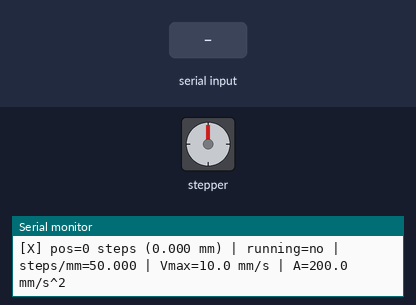
A sketch run on a simulated ESP32. On the bench: stepper motor, the last lines printed to the serial monitor. Inputs (shaded band) come from the test bench. Stepper angles assume 200 steps per turn.

Above: at 1.5 s.
1.6 s: "M90\n" received over Serial
At 2.06 s:
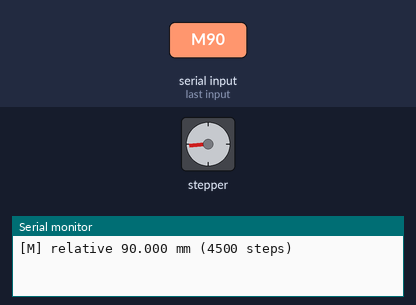
At 2.66 s:
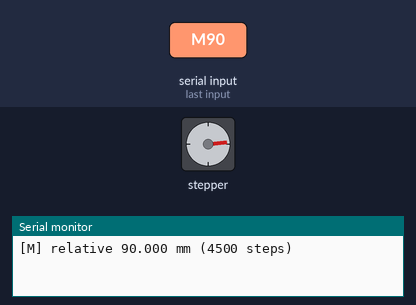
4.6 s: "G,45\n" received over Serial
7.6 s: "A,45\n" received over Serial
10.6 s: "A90\n" received over Serial
13.6 s: "G90\n" received over Serial
At 14.06 s:
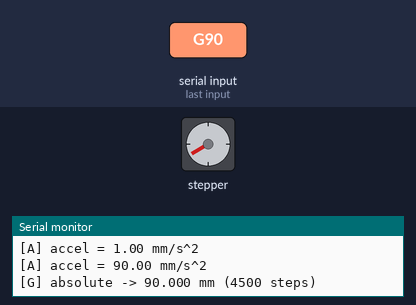
Timing chart, 0 to 20.6 s (numbered marks = the images above; inputs shaded):
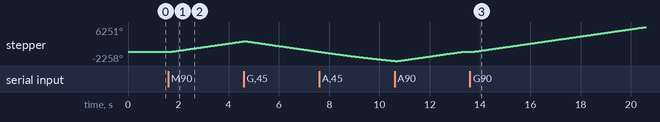

The sketch:

brain_x_test.ino
```cpp
/*
 * Brain firmware — STEP 2 (bench): X axis only
 * ----------------------------------------------
 * Target board: ESP32-DevKitC WROOM-32D ("the brain", §1).
 * Scope of THIS sketch: drive ONLY the X stepper through its A4988, using
 * FastAccelStepper. No homing, no endstops, no Y/Z — those pins are left alone.
 * (Maps to Plan §9 Stage 5 / step 28: "each axis does a clean move".)
 *
 * Pin map per IMPLEMENTATION_PLAN §4.2:
 *   X STEP = GPIO25,  X DIR = GPIO26,  ENABLE (shared A4988) = GPIO13 (active LOW)
 *
 * A4988 wiring reminder (§4.4): VMOT+100µF→12V, VDD→3.3V, RESET tied to SLEEP,
 * MS1/MS2/MS3 by jumpers (e.g. all HIGH = 1/16). Set Vref before powering motor.
 *
 * Library: "FastAccelStepper" by gin66 — install via Library Manager.
 *
 * ─── Serial command interface (115200, newline-terminated) ──────────────────
 *   M<mm>   relative move,   e.g.  M50   /  M-20.5
 *   G<mm>   absolute move,   e.g.  G0    /  G100
 *   V<mm/s> set max speed,   e.g.  V15
 *   A<mm/s2>set acceleration,e.g.  A300
 *   Z       set current position as zero (origin)
 *   P       print position (steps + mm) and settings
 *   X       STOP now (decelerate)
 *   N1 / N0 eNable / disable the driver (N0 lets you turn the screw by hand)
 *   C<mm>   calibration helper: command a known move, then measure with calipers
 *   ?       help
 */

#include "FastAccelStepper.h"

// ── Pins (brain WROOM-32D, §4.2) ────────────────────────────────────────────
#define X_STEP_PIN   25
#define X_DIR_PIN    26
#define ENABLE_PIN   13      // shared A4988 enable, ACTIVE LOW

// ── Calibration ─────────────────────────────────────────────────────────────
// steps_per_mm = (motor_steps × microstepping) / screw_lead_mm   (§5.2)
// FULL STEP (no MS jumpers on the CNC Shield): 200 × 1 / 4mm lead = 50.
// (If you later add all 3 MS jumpers = 1/16, change this to 800.)
// ADJUST after the C-command measurement — the real screw lead may differ!
float steps_per_mm = 50.0f;

// ── Conservative motion defaults (mm units, converted to steps below) ───────
float max_speed_mm_s = 10.0f;    // start slow; raise later (§10)
float accel_mm_s2    = 200.0f;

FastAccelStepperEngine engine = FastAccelStepperEngine();
FastAccelStepper *X = nullptr;

// ── helpers ─────────────────────────────────────────────────────────────────
long mmToSteps(float mm) { return (long)lroundf(mm * steps_per_mm); }
float stepsToMm(long s)  { return (float)s / steps_per_mm; }

void applyMotionSettings() {
  if (!X) return;
  X->setSpeedInHz((uint32_t)lroundf(max_speed_mm_s * steps_per_mm));
  X->setAcceleration((uint32_t)lroundf(accel_mm_s2 * steps_per_mm));
}

void printStatus() {
  Serial.printf("[X] pos=%ld steps (%.3f mm) | running=%s | "
                "steps/mm=%.3f | Vmax=%.1f mm/s | A=%.1f mm/s^2\n",
                X->getCurrentPosition(), stepsToMm(X->getCurrentPosition()),
                X->isRunning() ? "yes" : "no",
                steps_per_mm, max_speed_mm_s, accel_mm_s2);
}

void printHelp() {
  Serial.println(F(
    "Commands:\n"
    "  M<mm>  relative move (M50 / M-20.5)\n"
    "  G<mm>  absolute move (G0 / G100)\n"
    "  V<mm/s> set max speed   A<mm/s2> set accel\n"
    "  Z  zero here    P  status    X  stop\n"
    "  N1/N0  enable/disable driver\n"
    "  C<mm>  calibrate: moves <mm>, then you measure & we fix steps/mm\n"
    "  ?  this help"));
}

// remember the last commanded distance for the C calibration flow
float lastCalMm = 0.0f;
bool  awaitingCalMeasure = false;

void handleLine(String s) {
  s.trim();
  if (s.length() == 0) return;
  char c = toupper(s.charAt(0));
  String arg = s.substring(1);
  arg.trim();

  switch (c) {
    case 'M': {
      float mm = arg.toFloat();
      X->move(mmToSteps(mm));
      Serial.printf("[M] relative %.3f mm (%ld steps)\n", mm, mmToSteps(mm));
      break;
    }
    case 'G': {
      float mm = arg.toFloat();
      X->moveTo(mmToSteps(mm));
      Serial.printf("[G] absolute -> %.3f mm (%ld steps)\n", mm, mmToSteps(mm));
      break;
    }
    case 'V': {
      max_speed_mm_s = max(0.1f, arg.toFloat());
      applyMotionSettings();
      Serial.printf("[V] max speed = %.2f mm/s\n", max_speed_mm_s);
      break;
    }
    case 'A': {
      accel_mm_s2 = max(1.0f, arg.toFloat());
      applyMotionSettings();
      Serial.printf("[A] accel = %.2f mm/s^2\n", accel_mm_s2);
      break;
    }
    case 'Z':
      X->setCurrentPosition(0);
      Serial.println(F("[Z] position zeroed"));
      break;
    case 'P':
      printStatus();
      break;
    case 'X':
      X->stopMove();
      Serial.println(F("[X] stopping"));
      break;
    case 'N':
      if (arg.toInt() == 1) { X->enableOutputs(); Serial.println(F("[N] driver ENABLED")); }
      else                  { X->disableOutputs(); Serial.println(F("[N] driver DISABLED (free to turn by hand)")); }
      break;
    case 'C': {
      // Calibration: command a known move; afterwards user measures real travel.
      float mm = arg.toFloat();
      if (mm == 0) { Serial.println(F("[C] usage: C100  (then measure travel, then send the measured mm)")); break; }
      lastCalMm = mm;
      awaitingCalMeasure = true;
      X->move(mmToSteps(mm));
      Serial.printf("[C] commanded %.3f mm. When it stops, MEASURE travel with calipers,\n"
                    "    then send just the measured number (e.g. 98.7) to correct steps/mm.\n", mm);
      break;
    }
    case '?':
      printHelp();
      break;
    default:
      // If we're waiting for a calibration measurement, treat a bare number as mm.
      if (awaitingCalMeasure) {
        float measured = s.toFloat();
        if (measured > 0) {
          float corrected = steps_per_mm * (lastCalMm / measured);
          Serial.printf("[C] commanded=%.3f measured=%.3f  ->  steps/mm %.3f -> %.3f\n",
                        lastCalMm, measured, steps_per_mm, corrected);
          steps_per_mm = corrected;
          applyMotionSettings();
          awaitingCalMeasure = false;
        }
      } else {
        Serial.printf("[?] unknown: '%s'  (send ? for help)\n", s.c_str());
      }
  }
}

void setup() {
  Serial.begin(115200);
  delay(300);
  Serial.println(F("\n=== Brain X-axis bench test ==="));

  engine.init();
  X = engine.stepperConnectToPin(X_STEP_PIN);
  if (!X) {
    Serial.println(F("FATAL: could not init stepper (bad STEP pin / engine full)"));
    while (true) delay(1000);
  }
  X->setDirectionPin(X_DIR_PIN);
  X->setEnablePin(ENABLE_PIN);   // FastAccelStepper default = active LOW (matches A4988)
  X->setAutoEnable(true);        // enable on move, disable when idle
  applyMotionSettings();

  printHelp();
  printStatus();
}

void loop() {
  static String buf;
  while (Serial.available()) {
    char ch = (char)Serial.read();
    if (ch == '\n' || ch == '\r') {
      if (buf.length()) { handleLine(buf); buf = ""; }
    } else {
      buf += ch;
    }
  }
}
```

Measured:
- after the input at 1.6 s, stepper: keeps turning clockwise at about 898°/s, starting at once
- after the input at 13.6 s, stepper: keeps turning clockwise at about 896°/s, starting at once
